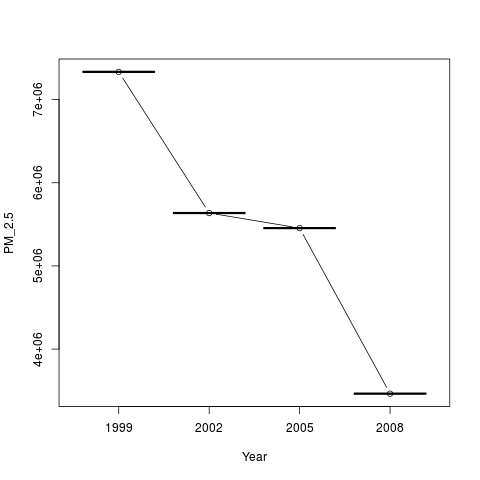

The script that saved this image:
#plot1.R
library(data.table)

# The calculation goes here
if(TRUE) {
  NEI <- NEI_DT[, year:=as.factor(year)]
  rm(NEI_DT)
  setkey(NEI,Emissions,year)
  erg<-NEI[,list(PM25=sum(Emissions)),by=year]    
}
png(file = "plot1.png", bg = "white")
plot(  x = erg$year,  y = erg$PM25 ,type="n"  ,   ylab = "PM_2.5", xlab = "Year")
lines(  x = erg$year,  y = erg$PM25 ,type="b")
dev.off()